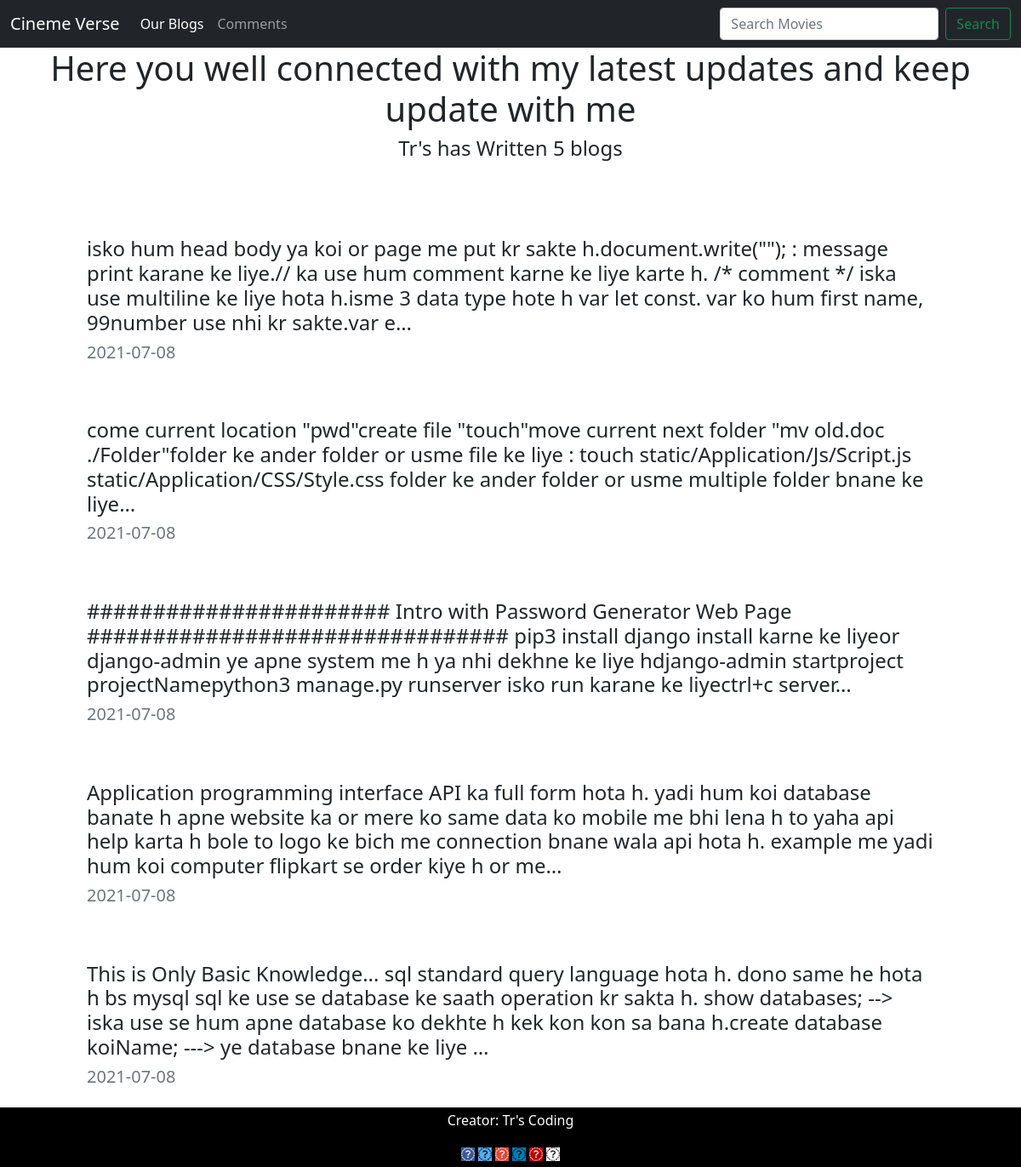
Page /blog/ on the earlier database version.
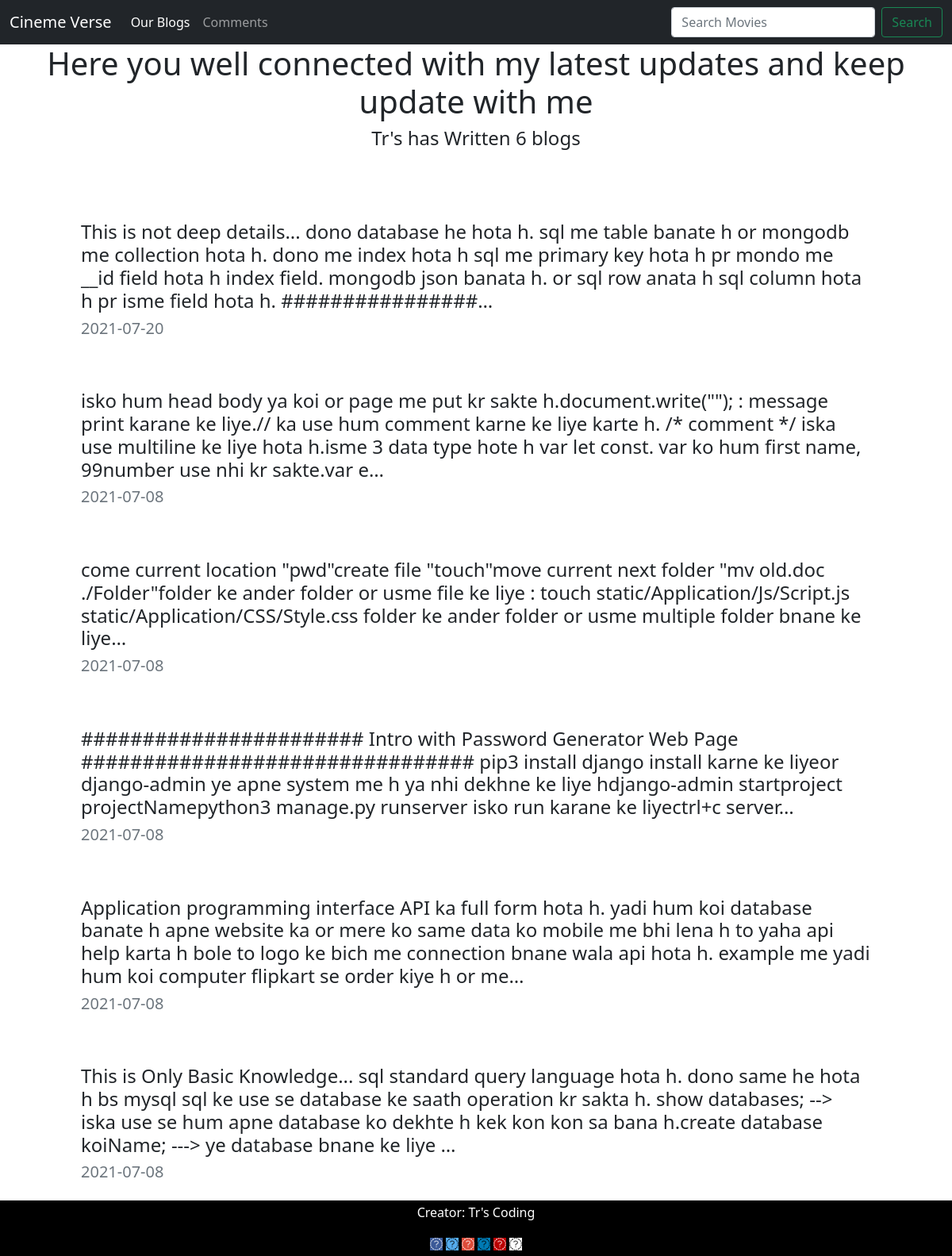
Same page on the later database version.
### blog/models.py (models this page shows, shortened)
class Blog(models.Model):
	title = models.CharField(max_length = 300)
	description = models.TextField()
	image = models.ImageField(upload_to = 'homeBlog/images', blank = True)
	url = models.URLField(blank = True)
	date = models.DateField()

### blog/views.py (the view)
# urls.py: path('',views.homeBlog, name = 'homeBlog'),
def homeBlog(request):
	blogs = Blog.objects.order_by('-date')
	return render(request, 'blog/blogHome.html', {'blogs': blogs})

### blog/templates/blog/blogHome.html (shortened to what this page needs)
{% extends 'homeBlog/basic.html' %}
	{% block content %}
	<h1 id = "blogtitle" class="font-weight-bold text-center">Here you well connected with my latest updates and keep update with me</h1>
<h4 class = "text-center mb-5">Tr's has Written {{blogs.count}} blog{{blogs.count|pluralize}}</h4>
	{% for value in blogs %}
	<div class = "row justify-content-center my-3">
		<div class = "col-md-10">
		<a href="{% url 'blog:detail' value.id %}"><h3>{{value.title}}</h3></a>
		<h4>{{value.description|linebreaks|safe|striptags|truncatechars:300}}</h4>
		<h5 class = "text-muted">{{value.date|upper }}</h5>
		</div>
	</div>
	{% endfor %}
	{% endblock %}

### homeBlog/templates/homeBlog/basic.html (shortened to what this page needs)
{% load static %}
<!DOCTYPE html>
<html lang = 'eng'>
<head>
	<link href="https://cdn.jsdelivr.net/npm/bootstrap@5.0.0-beta2/dist/css/bootstrap.min.css" rel="stylesheet">
  <link rel = "stylesheet" href = "{% static 'homeBlog/css/style.css'%}">
  <link href="//netdna.bootstrapcdn.com/font-awesome/4.1.0/css/font-awesome.min.css" rel="stylesheet">
  <link rel="stylesheet" href="https://cdnjs.cloudflare.com/ajax/libs/font-awesome/4.7.0/css/font-awesome.min.css">
</head>
<body >
<nav class="navbar navbar-expand-lg navbar-dark bg-dark">
  <div class="container-fluid">
     <a class="navbar-brand" href="{% url 'home' %}">Cineme Verse</a>
    <div class="collapse navbar-collapse" id="navbarSupportedContent">
      <ul class="navbar-nav me-auto mb-2 mb-lg-0">
        <li class="nav-item">
          <a class="nav-link active" aria-current="page" href="{% url 'blog:homeBlog' %}">Our Blogs</a>
        </li>
        <li class="nav-item">
          <a class="nav-link" href="{% url 'index' %}">Comments</a>
        </li>
      </ul>
      <form class="d-flex" method = "get" action = "/homeBlog/search">
        <input class="form-control me-2" type="search" placeholder="Search Movies" aria-label="Search" name = "search" id = "search ">
        <button class="btn btn-outline-success" type="submit">Search</button>
      </form>
    </div>
  </div>
</nav>
	{% block content %} {% endblock %}
	<footer>
    <p>Creator: Tr's Coding</p>
    <a href="#" class="fa fa-facebook"></a>
<a href="https://mobile.twitter.com/Mohittr1" class="fa fa-twitter"></a>
<a href="https://www.trtrendmovies1@gmail.com" class="fa fa-google"></a>
<a href="#" class="fa fa-linkedin"></a>
<a href="#" class="fa fa-youtube"></a>
<a href="https://www.instagram.com/tmkmohit/" class="fa fa-instagram"></a>
	</footer>
</body>
</html>

### static/homeBlog/css/style.css (style rules this page uses)
footer { text-align: center; padding: 3px; background-color: Black; color: white; }
h3 { font-family: serif; color: transparent; text-align: center; animation: effect 2s linear infinite; }
.fa-facebook { background: #3B5998; color: white; }
.fa-twitter { background: #55ACEE; color: black; }
.fa-google { background: #dd4b39; color: white; }
.fa-linkedin { background: #007bb5; color: black; }
.fa-youtube { background: #bb0000; color: white; }
.fa-instagram { background: white; color: black; }
a { color: #fff; text-decoration: none; }

Differences in the rows shown:
added Blog: description "This is not deep details... dono database he hota h. sql me table banate h or mongodb me collection hota h. dono me index hota h sql me primary key hota h pr mondo me __id field hota h index field. mongodb json banata h. or sql row anata h sql column hota h pr isme field hota h. ################…", date "2021-07-20"
Other differences:
{{ blogs.count }}: "5" → "6"
